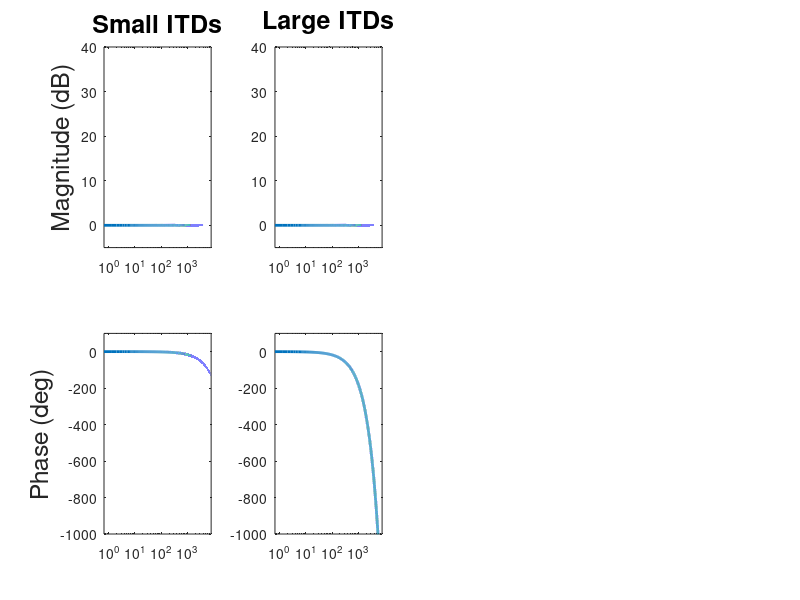

The MATLAB source for this figure: (Note: this script raises an error after producing the figure.)
%% itd_and_ild_bode_plots.m


small_itd_delay = 50e-6; % seconds
large_itd_delay = 500e-6; % seconds

Fs = 44100;
%
click_input = zeros(1, Fs);
click_output = zeros(1, Fs);
click_input(1) = 1;
delay_samples = round(small_itd_delay * Fs);
click_output(1 + delay_samples) = 1;
N = length(click_input);
nfft = 2^nextpow2(N); %  Find next power of 2 for FFT length
fft_input = fft(click_input,nfft);
fft_output = fft(click_output,nfft);
f = Fs*(0:(nfft/2))/nfft;


magnitude_dB_input = 20*log10(abs(fft_input(1:nfft/2+1)));
phase_deg_input = unwrap(angle(fft_input(1:nfft/2+1)))*180/pi;

magnitude_dB_output = 20*log10(abs(fft_output(1:nfft/2+1)));
phase_deg_output = unwrap(angle(fft_output(1:nfft/2+1)))*180/pi;

figure;
% plot small ITDs
subplot(2,4,1)
semilogx(f,magnitude_dB_input - magnitude_dB_output,'LineWidth',2)
xlim([0,8000])
ylabel('Magnitude (dB)','FontSize',18)
title('Small ITDs','FontSize',18)
ylim([-5,40])

subplot(2,4,5)
semilogx(f,phase_deg_output - phase_deg_input,'LineWidth',2)
xlim([0,8000])
ylabel('Phase (deg)','FontSize',18)
ylim([-1000,100])



click_input = zeros(1, Fs);
click_output = zeros(1, Fs);
click_input(1) = 1;
delay_samples = round(large_itd_delay * Fs);
click_output(1 + delay_samples) = 1;
N = length(click_input);
nfft = 2^nextpow2(N); %  Find next power of 2 for FFT length
fft_input = fft(click_input,nfft);
fft_output = fft(click_output,nfft);
f = Fs*(0:(nfft/2))/nfft;


magnitude_dB_input = 20*log10(abs(fft_input(1:nfft/2+1)));
phase_deg_input = unwrap(angle(fft_input(1:nfft/2+1)))*180/pi;

magnitude_dB_output = 20*log10(abs(fft_output(1:nfft/2+1)));
phase_deg_output = unwrap(angle(fft_output(1:nfft/2+1)))*180/pi;
% plot large ITDs
subplot(2,4,2)
semilogx(f,magnitude_dB_input - magnitude_dB_output,'LineWidth',2)
xlim([0,8000])
title('Large ITDs','FontSize',18)
ylim([-5,40])

subplot(2,4,6)
semilogx(f,phase_deg_output - phase_deg_input,'LineWidth',2)
xlim([0,8000])
ylim([-1000,100])


% Natural ILDs
hrtf_data = table2array(readtable('C:\Users\benri\Documents\GitHub\MILD-Master\stim\hrtf_kemar_0el.csv'));
hrtf_r_ind = mod(mod(70,360)/5,(360/5));
hrtf_l_ind = mod(360 - mod(70,360)/5,360/5);

% this HRTF data is the impulse response of the syhstem (I.e., we convolve
% it)
hrtf_l_data = hrtf_data(hrtf_l_ind,:);
hrtf_r_data = hrtf_data(hrtf_r_ind,:);

% make a click
impulse_response_L = hrtf_l_data;
impulse_response_R = hrtf_r_data;

N = length(impulse_response_L);
nfft = 2^nextpow2(N); %  Find next power of 2 for FFT length
H_f_L = fft(impulse_response_L, nfft);
H_f_R = fft(impulse_response_R, nfft);

f = Fs*(0:(nfft/2))/nfft;
magnitude_dB_L = 20*log10(abs(H_f_L(1:nfft/2+1)));
phase_deg_L = unwrap(angle(H_f_L(1:nfft/2+1)))*180/pi;

magnitude_dB_R = 20*log10(abs(H_f_R(1:nfft/2+1)));
phase_deg_R= unwrap(angle(H_f_R(1:nfft/2+1)))*180/pi;

sys_frd_L = frd(H_f_L(1:nfft/2+1), 2*pi*f); 
sys_frd_R = frd(H_f_R(1:nfft/2+1), 2*pi*f); 


subplot(2,4,3)
semilogx(f,magnitude_dB_L - magnitude_dB_R,'LineWidth',2)
xlim([0,8000])
title('Natural ILDs','FontSize',18)

subplot(2,4,7)
semilogx(f,zeros(1,length(phase_deg_L)),'LineWidth',2) % phase_deg_L - phase_deg_R
xlim([0,8000])
ylim([-1000,100])


subplot(2,4,4)
semilogx(f,10*ones(1,length(magnitude_dB_L)),'LineWidth',2)
xlim([0,8000])
ylim([-5,40])
title('Broadband ILDs','FontSize',18)

subplot(2,4,8)
semilogx(f,zeros(1,length(phase_deg_L)),'LineWidth',2)
xlim([0,8000])
ylim([-1000,100])

